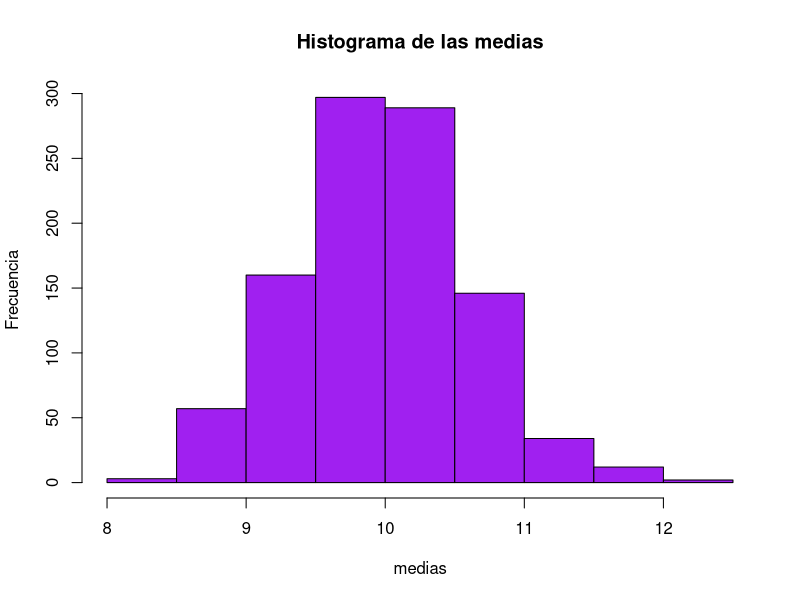

R code for this plot:
k<- 1000 #El número de muestras deseadas k
x<- c(1:k) #Se crea el vector x de tamaño 100
n<- 25 #Tamaño de la muestra n=5
for(i in 1:k) #Se usa el ciclo for para repetirlo k veces.
{
  #Se emplea la f.d.p normal para generar números aleatorios
  m=rpois(n,10) #n es el tamaño de muestra mu=3 y sd=2
  x[i]=mean(m); # Se calcula la media y se asigna al vector x en la posición i
}
x #Se imprime el total de medias
hist(x,main="Histograma de las medias",col="purple",xlab="medias",ylab="Frecuencia")